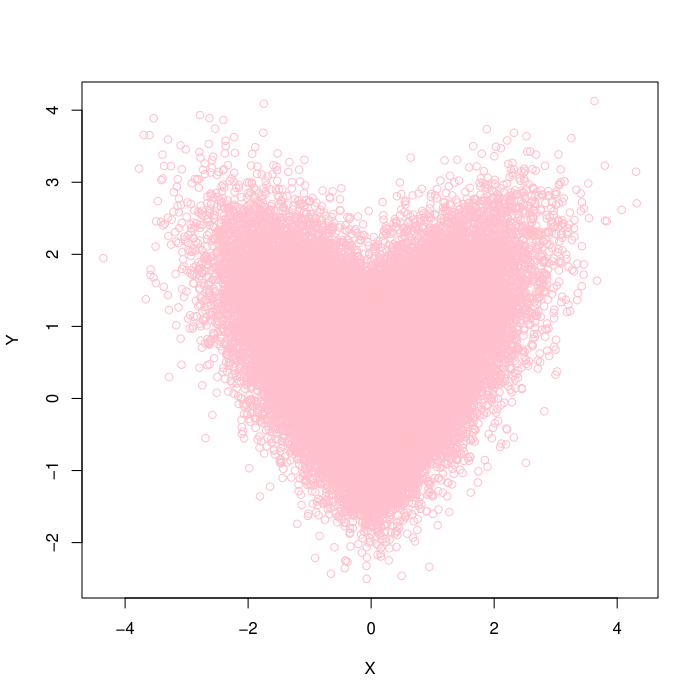

The R source for this figure:
n <- 50000
r <- 0.7
r_e <- (1 - r * r) ^ 0.5
X <- rnorm(n)
Y <- X * r + r_e * rnorm(n)
Y <- ifelse(X>0, Y, -Y)
plot(X, Y, col="pink")
